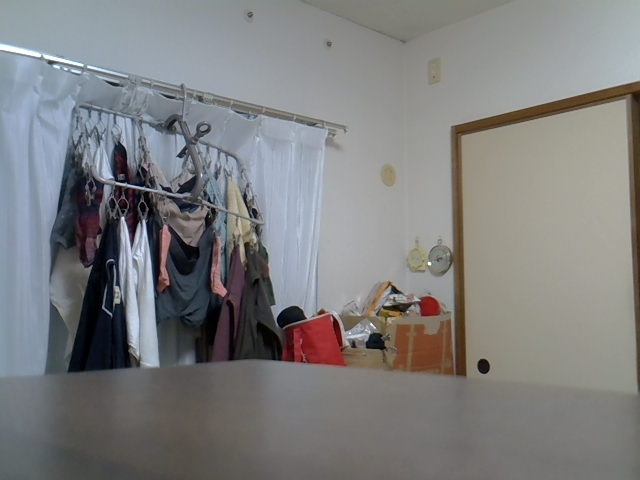
#> input picture src/slam_dungeon/scripts/img/1.jpg, 640 x 480 px
$ python rgb.py
#> lines starting #> are read from the running program, lines starting #| are printed output that depends on the picture
import cv2
import numpy as np

file_name='./img/1.jpg'
img=cv2.imread(file_name,cv2.IMREAD_COLOR)
#> img is the input picture: shape (480, 640, 3); mean B, G, R 126.9, 126.6, 126.3
img=cv2.resize(img,(1000,600))
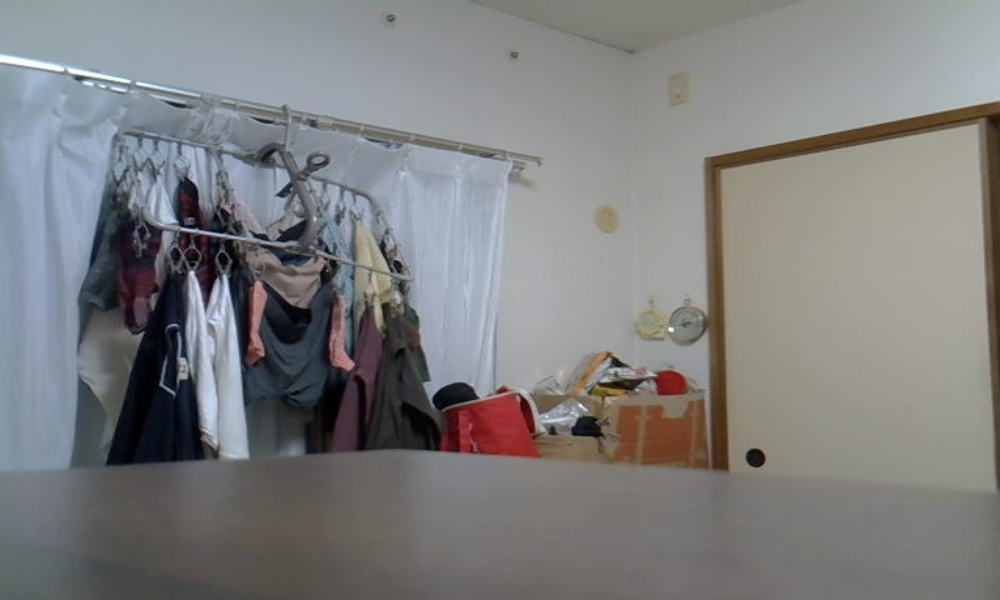
#> img: shape (600, 1000, 3); mean B, G, R 126.9, 126.5, 126.3
def click_pos(event, x, y, flags, params):
    if event == cv2.EVENT_LBUTTONDOWN:
        img2=np.copy(img)
        cv2.circle(img2,center=(x,y),radius=5,color=(0,0,0),thickness=-1)
        B,G,R=img[y,x,:]
        bgr_str='(B,G,R)=('+str(B)+','+str(G)+','+str(R)+')'
        cv2.putText(img2,bgr_str,(30, 50),cv2.FONT_HERSHEY_PLAIN,2,(0,0,0),2,cv2.LINE_AA)
        cv2.imshow('window', img2)

cv2.imshow('window', img)
cv2.setMouseCallback('window', click_pos)
cv2.waitKey(0)
cv2.destroyAllWindows()
